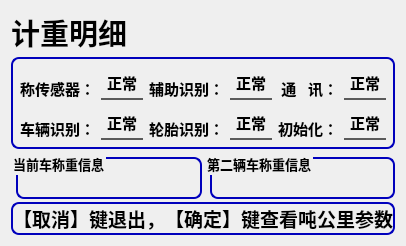
       <widget class="QWidget" name="page_7">
        <layout class="QVBoxLayout" name="verticalLayout_19">
         <item>
          <layout class="QVBoxLayout" name="verticalLayout_18" stretch="1,0,5,1">
           <property name="spacing">
            <number>3</number>
           </property>
           <item>
            <widget class="QLabel" name="label_57">
             <property name="font">
              <font>
               <family>微软雅黑</family>
               <pointsize>22</pointsize>
               <weight>75</weight>
               <bold>true</bold>
              </font>
             </property>
             <property name="text">
              <string>计重明细</string>
             </property>
            </widget>
           </item>
           <item>
            <widget class="QWidget" name="widget_weight" native="true">
             <property name="styleSheet">
              <string notr="true">#widget_weight{border:none;
border:2px solid rgb(0, 0,188);
border-radius:8px}</string>
             </property>
             <layout class="QGridLayout" name="gridLayout_3">
              <item row="0" column="5">
               <widget class="QLabel" name="lbCommunication">
                <property name="font">
                 <font>
                  <family>微软雅黑</family>
                  <pointsize>11</pointsize>
                  <weight>75</weight>
                  <bold>true</bold>
                 </font>
                </property>
                <property name="styleSheet">
                 <string notr="true">border:none;
border-bottom: 2px solid;
border-bottom-color: rgba(49, 49, 49, 200);</string>
                </property>
                <property name="text">
                 <string>正常</string>
                </property>
                <property name="alignment">
                 <set>Qt::AlignBottom|Qt::AlignHCenter</set>
                </property>
               </widget>
              </item>
              <item row="1" column="5">
               <widget class="QLabel" name="lbInitialize">
                <property name="font">
                 <font>
                  <family>微软雅黑</family>
                  <pointsize>11</pointsize>
                  <weight>75</weight>
                  <bold>true</bold>
                 </font>
                </property>
                <property name="styleSheet">
                 <string notr="true">border:none;
border-bottom: 2px solid;
border-bottom-color: rgba(49, 49, 49, 200);</string>
                </property>
                <property name="text">
                 <string>正常</string>
                </property>
                <property name="alignment">
                 <set>Qt::AlignBottom|Qt::AlignHCenter</set>
                </property>
               </widget>
              </item>
              <item row="1" column="4">
               <widget class="QLabel" name="label_60">
                <property name="font">
                 <font>
                  <family>微软雅黑</family>
                  <pointsize>11</pointsize>
                  <weight>75</weight>
                  <bold>true</bold>
                 </font>
                </property>
                <property name="text">
                 <string>初始化：</string>
                </property>
                <property name="alignment">
                 <set>Qt::AlignBottom|Qt::AlignRight|Qt::AlignTrailing</set>
                </property>
               </widget>
              </item>
              <item row="1" column="3">
               <widget class="QLabel" name="lbTireDistinguish">
                <property name="font">
                 <font>
                  <family>微软雅黑</family>
                  <pointsize>11</pointsize>
                  <weight>75</weight>
                  <bold>true</bold>
                 </font>
                </property>
                <property name="styleSheet">
                 <string notr="true">border:none;
border-bottom: 2px solid;
border-bottom-color: rgba(49, 49, 49, 200);</string>
                </property>
                <property name="text">
                 <string>正常</string>
                </property>
                <property name="alignment">
                 <set>Qt::AlignBottom|Qt::AlignHCenter</set>
                </property>
               </widget>
              </item>
              <item row="1" column="2">
               <widget class="QLabel" name="label_62">
                <property name="font">
                 <font>
                  <family>微软雅黑</family>
                  <pointsize>11</pointsize>
                  <weight>75</weight>
                  <bold>true</bold>
                 </font>
                </property>
                <property name="text">
                 <string>轮胎识别：</string>
                </property>
                <property name="alignment">
                 <set>Qt::AlignBottom|Qt::AlignRight|Qt::AlignTrailing</set>
                </property>
               </widget>
              </item>
              <item row="1" column="1">
               <widget class="QLabel" name="lbCarDistinguish">
                <property name="font">
                 <font>
                  <family>微软雅黑</family>
                  <pointsize>11</pointsize>
                  <weight>75</weight>
                  <bold>true</bold>
                 </font>
                </property>
                <property name="styleSheet">
                 <string notr="true">border:none;
border-bottom: 2px solid;
border-bottom-color: rgba(49, 49, 49, 200);</string>
                </property>
                <property name="text">
                 <string>正常</string>
                </property>
                <property name="alignment">
                 <set>Qt::AlignBottom|Qt::AlignHCenter</set>
                </property>
               </widget>
              </item>
              <item row="1" column="0">
               <widget class="QLabel" name="label_64">
                <property name="font">
                 <font>
                  <family>微软雅黑</family>
                  <pointsize>11</pointsize>
                  <weight>75</weight>
                  <bold>true</bold>
                 </font>
                </property>
                <property name="text">
                 <string>车辆识别：</string>
                </property>
                <property name="alignment">
                 <set>Qt::AlignBottom|Qt::AlignRight|Qt::AlignTrailing</set>
                </property>
               </widget>
              </item>
              <item row="0" column="4">
               <widget class="QLabel" name="label_65">
                <property name="font">
                 <font>
                  <family>微软雅黑</family>
                  <pointsize>11</pointsize>
                  <weight>75</weight>
                  <bold>true</bold>
                 </font>
                </property>
                <property name="text">
                 <string>通   讯：</string>
                </property>
                <property name="alignment">
                 <set>Qt::AlignBottom|Qt::AlignRight|Qt::AlignTrailing</set>
                </property>
               </widget>
              </item>
              <item row="0" column="3">
               <widget class="QLabel" name="lbAssistDistinguish">
                <property name="font">
                 <font>
                  <family>微软雅黑</family>
                  <pointsize>11</pointsize>
                  <weight>75</weight>
                  <bold>true</bold>
                 </font>
                </property>
                <property name="styleSheet">
                 <string notr="true">border:none;
border-bottom: 2px solid;
border-bottom-color: rgba(49, 49, 49, 200);</string>
                </property>
                <property name="text">
                 <string>正常</string>
                </property>
                <property name="alignment">
                 <set>Qt::AlignBottom|Qt::AlignHCenter</set>
                </property>
               </widget>
              </item>
              <item row="0" column="2">
               <widget class="QLabel" name="label_67">
                <property name="font">
                 <font>
                  <family>微软雅黑</family>
                  <pointsize>11</pointsize>
                  <weight>75</weight>
                  <bold>true</bold>
                 </font>
                </property>
                <property name="text">
                 <string>辅助识别：</string>
                </property>
                <property name="alignment">
                 <set>Qt::AlignBottom|Qt::AlignRight|Qt::AlignTrailing</set>
                </property>
               </widget>
              </item>
              <item row="0" column="1">
               <widget class="QLabel" name="lbSensor">
                <property name="font">
                 <font>
                  <family>微软雅黑</family>
                  <pointsize>11</pointsize>
                  <weight>75</weight>
                  <bold>true</bold>
                 </font>
                </property>
                <property name="styleSheet">
                 <string notr="true">border:none;
border-bottom: 2px solid;
border-bottom-color: rgba(49, 49, 49, 200);</string>
                </property>
                <property name="text">
                 <string>正常</string>
                </property>
                <property name="alignment">
                 <set>Qt::AlignBottom|Qt::AlignHCenter</set>
                </property>
               </widget>
              </item>
              <item row="0" column="0">
               <widget class="QLabel" name="label_69">
                <property name="font">
                 <font>
                  <family>微软雅黑</family>
                  <pointsize>11</pointsize>
                  <weight>75</weight>
                  <bold>true</bold>
                 </font>
                </property>
                <property name="text">
                 <string>称传感器：</string>
                </property>
                <property name="alignment">
                 <set>Qt::AlignBottom|Qt::AlignRight|Qt::AlignTrailing</set>
                </property>
               </widget>
              </item>
             </layout>
            </widget>
           </item>
           <item>
            <layout class="QHBoxLayout" name="horizontalLayout_10">
             <item>
              <widget class="QGroupBox" name="groupBox">
               <property name="font">
                <font>
                 <family>微软雅黑</family>
                 <pointsize>10</pointsize>
                 <weight>75</weight>
                 <bold>true</bold>
                </font>
               </property>
               <property name="styleSheet">
                <string notr="true">margin:5px 0px 0px 5px;
color: rgb(0, 0, 0);
padding:10px;
border:2px solid rgb(0, 0,188);
border-radius:8px</string>
               </property>
               <property name="title">
                <string>当前车称重信息</string>
               </property>
              </widget>
             </item>
             <item>
              <widget class="QGroupBox" name="groupBox_2">
               <property name="font">
                <font>
                 <family>微软雅黑</family>
                 <pointsize>10</pointsize>
                 <weight>75</weight>
                 <bold>true</bold>
                </font>
               </property>
               <property name="styleSheet">
                <string notr="true">margin:5px 0px 0px 5px;
color: rgb(0, 0, 0);
padding:10px;
border:2px solid rgb(0, 0,188);
border-radius:8px</string>
               </property>
               <property name="title">
                <string>第二辆车称重信息</string>
               </property>
              </widget>
             </item>
            </layout>
           </item>
           <item>
            <widget class="QLabel" name="label_56">
             <property name="font">
              <font>
               <family>微软雅黑</family>
               <pointsize>14</pointsize>
               <weight>75</weight>
               <bold>true</bold>
              </font>
             </property>
             <property name="styleSheet">
              <string notr="true">border:none;
border:2px solid rgb(0, 0,188);
border-radius:8px</string>
             </property>
             <property name="text">
              <string>【取消】键退出，【确定】键查看吨公里参数</string>
             </property>
             <property name="alignment">
              <set>Qt::AlignCenter</set>
             </property>
            </widget>
           </item>
          </layout>
         </item>
        </layout>
       </widget>
